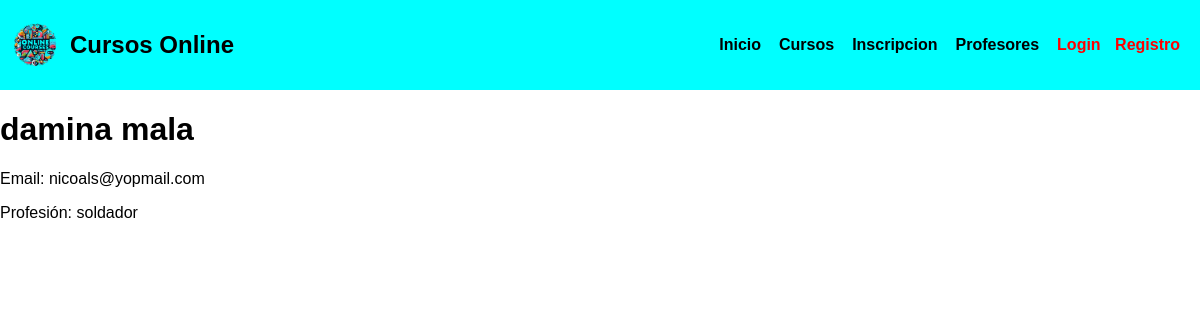
/profesores/1/, run on an earlier commit of the app's database.
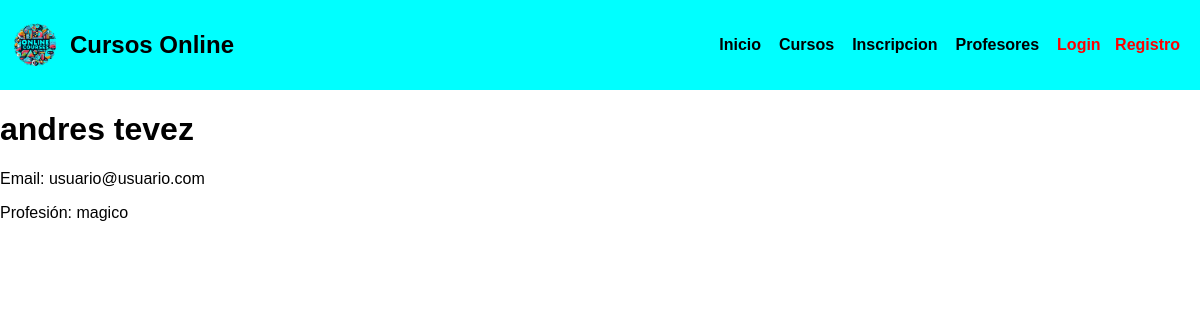
And on a later commit of the database.
### AppCoder/models.py (models this page shows, shortened)
class Profesor(models.Model):
    nombre = models.CharField(max_length=100)
    apellido = models.CharField(max_length=100)
    email = models.EmailField()
    profesion = models.CharField(max_length=100)

### AppCoder/views.py (the view)
# urls.py: path('profesores/<int:pk>/', views.ProfesorDetailView.as_view(), name='DetalleProfesor'),
class ProfesorDetailView(DetailView):
    model = Profesor
    template_name = 'AppCoder/profesor_detalle.html'

### AppCoder/templates/AppCoder/profesor_detalle.html
{% extends 'AppCoder/padre.html' %}
{% load static %}
{% block contenidoQueCambia %}
  <h1>{{ profesor.nombre }} {{ profesor.apellido }}</h1>
  <p>Email: {{ profesor.email }}</p>
  <p>Profesión: {{ profesor.profesion }}</p>
  {% endblock contenidoQueCambia %}

What changed in the data, as far as the page shows it:
changed Profesor: nombre "damina" → "andres"; apellido "mala" → "tevez"; email "nicoals@yopmail.com" → "usuario@usuario.com"; profesion "soldador" → "magico"
